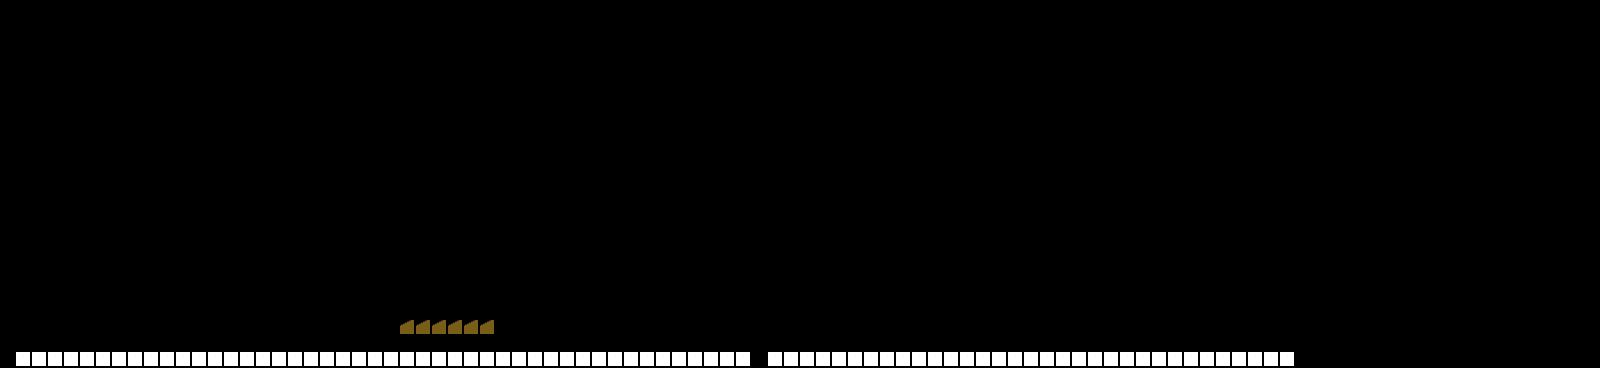

A level layout from a 2D game, rendered from its tile map. Below: a short description, then the map file with tile-grid data replaced by summaries:
An orthogonal 100x23 tile map with 16x16 px tiles, 1 tile layer (platform) and 6 objects (3x citrus.objects.platformer.nape.Platform, objects.Luigi, citrus.objects.platformer.nape.MovingPla, objects.Box).

<map version="1.0" orientation="orthogonal" width="100" height="23" tilewidth="16" tileheight="16">
 <tileset firstgid="1" name="tileset.png" tilewidth="16" tileheight="16" spacing="2" margin="2">
  <image source="tileset.png" width="64" height="64" />
  <tile id="0">
   <properties>
    <property name="name" value="grass_center" />
   </properties>
  </tile>
  <tile id="3">
   <properties>
    <property name="name" value="brick_empty" />
   </properties>
  </tile>
  <tile id="6">
   <properties>
    <property name="name" value="brick" />
   </properties>
  </tile>
 </tileset>
 <layer name="platform" width="100" height="23">
  <data>[2300 cells, 85 non-empty, 2 distinct tile ids]</data>
 </layer>
 <objectgroup name="objects" width="100" height="23">
  <object type="citrus.objects.platformer.nape.Platform" x="16" y="352" width="736" height="16" />
  <object name="hero" type="objects.Luigi" x="320" y="320" width="16" height="32">
   <properties>
    <property name="canDuck" value="true" />
    <property name="jumpHeight" value="200" />
    <property name="maxVelocity" value="60" />
   </properties>
  </object>
  <object type="citrus.objects.platformer.nape.MovingPlatform" x="528" y="320" width="48" height="16">
   <properties>
    <property name="endX" value="300" />
    <property name="endY" value="130" />
    <property name="speed" value="10" />
    <property name="startX" value="250" />
    <property name="startY" value="130" />
    <property name="texture" value="moving_platform" />
   </properties>
  </object>
  <object name="box" type="objects.Box" x="656" y="320" width="32" height="32">
   <properties>
    <property name="texture" value="crate" />
   </properties>
  </object>
  <object type="citrus.objects.platformer.nape.Platform" x="400" y="320" width="96" height="16" />
  <object type="citrus.objects.platformer.nape.Platform" x="768" y="352" width="528" height="16" />
 </objectgroup>
</map>